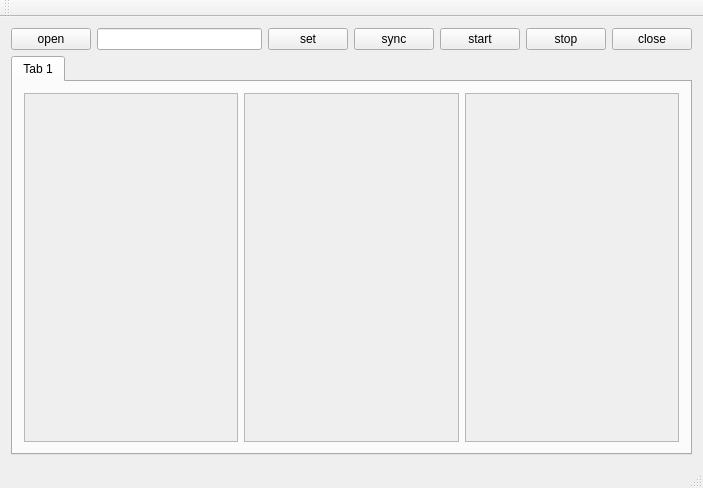
<?xml version="1.0" encoding="UTF-8"?>
<ui version="4.0">
 <class>MainWindow</class>
 <widget class="QMainWindow" name="MainWindow">
  <property name="geometry">
   <rect>
    <x>0</x>
    <y>0</y>
    <width>703</width>
    <height>488</height>
   </rect>
  </property>
  <property name="windowTitle">
   <string>MainWindow</string>
  </property>
  <widget class="QWidget" name="centralWidget">
   <layout class="QVBoxLayout" name="verticalLayout">
    <item>
     <layout class="QHBoxLayout" name="horizontalLayout">
      <item>
       <widget class="QPushButton" name="open">
        <property name="text">
         <string>open</string>
        </property>
       </widget>
      </item>
      <item>
       <widget class="QLineEdit" name="starttime"/>
      </item>
      <item>
       <widget class="QPushButton" name="setvalue">
        <property name="text">
         <string>set</string>
        </property>
       </widget>
      </item>
      <item>
       <widget class="QPushButton" name="sync">
        <property name="text">
         <string>sync</string>
        </property>
       </widget>
      </item>
      <item>
       <widget class="QPushButton" name="start">
        <property name="text">
         <string>start</string>
        </property>
       </widget>
      </item>
      <item>
       <widget class="QPushButton" name="stop">
        <property name="text">
         <string>stop</string>
        </property>
       </widget>
      </item>
      <item>
       <widget class="QPushButton" name="close">
        <property name="text">
         <string>close</string>
        </property>
       </widget>
      </item>
     </layout>
    </item>
    <item>
     <widget class="QTabWidget" name="tabWidget">
      <property name="currentIndex">
       <number>0</number>
      </property>
      <widget class="QWidget" name="tab">
       <attribute name="title">
        <string>Tab 1</string>
       </attribute>
       <layout class="QHBoxLayout" name="horizontalLayout_2">
        <item>
         <layout class="QGridLayout" name="gridLayout">
          <item row="0" column="0">
           <widget class="QScrollArea" name="area1">
            <property name="sizePolicy">
             <sizepolicy hsizetype="Expanding" vsizetype="Expanding">
              <horstretch>0</horstretch>
              <verstretch>0</verstretch>
             </sizepolicy>
            </property>
            <property name="widgetResizable">
             <bool>true</bool>
            </property>
            <widget class="QWidget" name="scrollAreaWidgetContents">
             <property name="geometry">
              <rect>
               <x>0</x>
               <y>0</y>
               <width>214</width>
               <height>318</height>
              </rect>
             </property>
            </widget>
           </widget>
          </item>
          <item row="0" column="2">
           <widget class="QScrollArea" name="area3">
            <property name="widgetResizable">
             <bool>true</bool>
            </property>
            <widget class="QWidget" name="scrollAreaWidgetContents_5">
             <property name="geometry">
              <rect>
               <x>0</x>
               <y>0</y>
               <width>214</width>
               <height>318</height>
              </rect>
             </property>
            </widget>
           </widget>
          </item>
          <item row="0" column="1">
           <widget class="QScrollArea" name="area2">
            <property name="sizePolicy">
             <sizepolicy hsizetype="Expanding" vsizetype="Expanding">
              <horstretch>0</horstretch>
              <verstretch>0</verstretch>
             </sizepolicy>
            </property>
            <property name="widgetResizable">
             <bool>true</bool>
            </property>
            <widget class="QWidget" name="scrollAreaWidgetContents_4">
             <property name="geometry">
              <rect>
               <x>0</x>
               <y>0</y>
               <width>215</width>
               <height>318</height>
              </rect>
             </property>
            </widget>
           </widget>
          </item>
         </layout>
        </item>
       </layout>
      </widget>
     </widget>
    </item>
   </layout>
  </widget>
  <widget class="QMenuBar" name="menuBar">
   <property name="geometry">
    <rect>
     <x>0</x>
     <y>0</y>
     <width>703</width>
     <height>27</height>
    </rect>
   </property>
  </widget>
  <widget class="QToolBar" name="mainToolBar">
   <attribute name="toolBarArea">
    <enum>TopToolBarArea</enum>
   </attribute>
   <attribute name="toolBarBreak">
    <bool>false</bool>
   </attribute>
  </widget>
  <widget class="QStatusBar" name="statusBar"/>
 </widget>
 <layoutdefault spacing="6" margin="11"/>
 <resources/>
 <connections/>
</ui>
